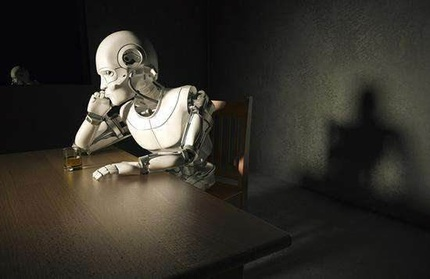
#> input picture ai.jpg, 430 x 279 px, shrunk from 550 x 357 before the run
$ jupyter execute opencv_python_4.ipynb   (shell and % lines are left out)
#> lines starting #> are read from the running program, lines starting #| are printed output that depends on the picture
[cell 1]
from matplotlib import pyplot as plt
import cv2
import numpy as np

## 图像平滑、模糊处理

> 消除图像中的噪声成分叫作图像的平滑化或滤波操作

“平滑处理“（smoothing）也称“模糊处理”（bluring），使用频率很高的图像处理方法。平滑处理的用途有很多，最常见的是用来减少图像上的噪点或者失真。在涉及到降低图像分辨率时，平滑处理是非常好用的方法。

https://docs.opencv.org/3.4.2/d4/d13/tutorial_py_filtering.html#gsc.tab=0

使用低通滤波器可以达到图像模糊的目的。这对与去除噪音很有帮助。其实就是去除图像中的高频成分（比如：噪音，边界）。所以边界也会被模糊一点。

OpenCV 提供了四种模糊技术：

1. 图像均值平滑滤波 cv2.blur()

    * 均值滤波是典型的线性滤波算法，它是指在图像上对目标像素给一个模板，该模板包括了其周围的临近像素（以目标象素为中心的周围8个像素，构成一个滤波模板，即去掉目标像素本身），再用模板中的全体像素的平均值来代替原来像素值。平均是由一个归一化卷积框完成的。只是用卷积框覆盖区域所有像素的平均值来代替中心元素。
    *均值滤波本身存在着固有的缺陷，即它不能很好地保护图像细节，在图像去噪的同时也破坏了图像的细节部分，从而使图像变得模糊，不能很好地去除噪声点。*

     > dst = cv.blur(src, ksize[, dst[, anchor[, borderType]]])

     * src：图像矩阵
     * ksize：滤波窗口尺寸

     ```
     src input image; it can have any number of channels, which are processed independently,
     but the depth  should be CV_8U, CV_16U, CV_16S, CV_32F or CV_64F.
     dst	output image of the same size and type as src.
     ksize	blurring kernel size.
     anchor	anchor point; default value Point(-1,-1) means that the anchor is at the kernel center.
     borderType	border mode used to extrapolate pixels outside of the image, see BorderTypes
     ```

2. 高斯滤波 cv2.GaussianBlur()

    * 高斯滤波是一种线性平滑滤波，适用于消除高斯噪声，高斯滤波就是对整幅图像进行加权平均的过程，每一个像素点的值，都由其本身和邻域内的其他像素值经过加权平均后得到。高斯滤波的具体操作是：用一个模板（或称卷积、掩模）扫描图像中的每一个像素，用模板确定的邻域内像素的加权平均灰度值去替代模板中心像素点的值。
    * 高斯滤波后图像被平滑的程度取决于标准差。它的输出是领域像素的加权平均，同时离中心越近的像素权重越高。因此，相对于均值滤波（mean filter）它的平滑效果更柔和，而且边缘保留的也更好。
    **高斯矩阵的尺寸越大，标准差越大，处理过的图像模糊程度越大。**

    > dst = cv.GaussianBlur(src, ksize, sigmaX[, dst[, sigmaY[, borderType]]])

    * src: 图像矩阵
    * ksize: 滤波窗口尺寸
    * sigmax: 标准差


| parameter | desc |
| :----:  | ---- |
|src|	input image; the image can have any number of channels, which are processed independently, but the depth should be CV_8U, CV_16U, CV_16S, CV_32F or CV_64F.|
|dst	|output image of the same size and type as src.|
|ksize|	Gaussian kernel size. ksize.width and ksize.height can differ but they both must be positive and odd. Or, they can be zero's and then they are computed from sigma.|
|sigmaX	|Gaussian kernel standard deviation in X direction.|
|sigmaY	|Gaussian kernel standard deviation in Y direction; if sigmaY is zero, it is set to be equal to sigmaX, if both sigmas are zeros, they are computed from ksize.width and ksize.height, respectively (see getGaussianKernel for details); to fully control the result regardless of possible future modifications of all this semantics, it is recommended to specify all of ksize, sigmaX, and sigmaY.|
|borderType	|pixel extrapolation method, see BorderTypes|


   > 实现的函数是 cv2.GaussianBlur()。我们需要指定高斯核的宽和高（必须是奇数）。以及高斯函数沿 X，Y 方向的标准差。如果我们只指定了 X 方向的的标准差，Y 方向也会取相同值。如果两个标准差都是 0，那么函数会根据核函数的大小自己计算。高斯滤波可以有效的从图像中去除高斯噪音。

3. 中值滤波 cv2.medianBlur()

    * 中值滤波法是一种非线性平滑技术，它将每一像素点的灰度值设置为该点某邻域窗口内的所有像素点灰度值的中值。
    * 中值滤波是基于排序统计理论的一种能有效抑制噪声的非线性信号处理技术，中值滤波的基本原理是把数字图像或数字序列中一点的值用该点的一个邻域中各点值的中值代替，让周围的像素值接近的真实值，从而消除孤立的噪声点。
    * 方法是用某种结构的二维滑动模板，将板内像素按照像素值的大小进行排序，生成单调上升（或下降）的为二维数据序列。二维中值滤波输出为g（x,y）=med{f(x-k,y-l),(k,l∈W)} ，其中，f(x,y)，g(x,y)分别为原始图像和处理后图像。W为二维模板，通常为3*3，5*5区域，也可以是不同的的形状，如线状，圆形，十字形，圆环形等。

    > dst =	cv.medianBlur(src, ksize[, dst]	)

    * src：图像矩阵
    * ksize：滤波窗口尺寸
    ```
    src	input 1-, 3-, or 4-channel image; when ksize is 3 or 5, the image depth
            should be CV_8U, CV_16U, or CV_32F, for larger aperture sizes, it can only be CV_8U.
    dst	destination array of the same size and type as src.
    ksize	aperture linear size; it must be odd and greater than 1, for example: 3, 5, 7 ...
    ```

    * 用与卷积框对应像素的中值来替代中心像素的值。这个滤波器经常用来**去除椒盐噪声**。前面的滤波器都是用计算得到的一个新值来取代中心像素的值，而中值滤波是用中心像素周围（也可以使他本身）的值来取代他。他能有效的去除噪声。**卷积核的大小也应该是一个奇数。**
    * 虽然ksize（模板大小为ksize * ksize）越大可以有效的消除噪声，但是会使边界模糊，因此对ksize的选择直接影响图片的质量。


4. 双边滤波 cv2.bilateralFilter()

    * 双边滤波（Bilateral filter）是一种非线性的滤波方法，是结合图像的空间邻近度和像素值相似度的一种折衷处理，同时考虑空域信息和灰度相似性，达到*保边去噪*的目的。具有简单、非迭代、局部的特点。
    * 双边滤波器的好处是可以做边缘保存（edge preserving），一般过去用的维纳滤波或者高斯滤波去降噪，都会较明显地模糊边缘，对于高频细节的保护效果并不明显。**双边滤波器顾名思义比高斯滤波多了一个高斯方差sigma－d**，它是基于空间分布的高斯滤波函数，所以在边缘附近，离的较远的像素不会太多影响到边缘上的像素值，这样就保证了边缘附近像素值的保存。但是由于保存了过多的高频信息，对于彩色图像里的高频噪声，双边滤波器不能够干净的滤掉，只能够对于低频信息进行较好的滤波。

        * 高斯滤波器只考虑像素之间的空 间关系，而不会考虑像素值之间的关系（像素的相似度）。所以这种方法不会考虑一个像素是否位于边界。因此边界也会别模糊掉，而这正不是我们想要
        *  双边滤波在同时使用空间高斯权重和灰度值相似性高斯权重。空间高斯函 数确保只有邻近区域的像素对中心点有影响，灰度值相似性高斯函数确保只有与中心像素灰度值相近的才会被用来做模糊运算。所以这种方法会确保边界不会被模糊掉，因为边界处的灰度值变化比较大


    > dst =	cv.bilateralFilter(src, d, sigmaColor, sigmaSpace[, dst[, borderType]])

    * src：图像矩阵
    * d：邻域直径
    * sigmaColor：颜色标准差
    * sigmaSpace：空间标准差

    ```
    src	Source 8-bit or floating-point, 1-channel or 3-channel image.
    dst	Destination image of the same size and type as src .
    d	Diameter of each pixel neighborhood that is used during filtering. If it is non-positive, it is computed from sigmaSpace.
    sigmaColor	Filter sigma in the color space. A larger value of the parameter means that farther colors within the pixel neighborhood (see sigmaSpace) will be mixed together, resulting in larger areas of semi-equal color.
    sigmaSpace	Filter sigma in the coordinate space. A larger value of the parameter means that farther pixels will influence each other as long as their colors are close enough (see sigmaColor ). When d>0, it specifies the neighborhood size regardless of sigmaSpace. Otherwise, d is proportional to sigmaSpace.
    borderType	border mode used to extrapolate pixels outside of the image, see BorderTypes
    ```

 * 函数 cv2.bilateralFilter() 能在保持边界清晰的情况下有效的去除噪音。但是这种操作与其他滤波器相比会比较慢。我们已经知道高斯滤波器是求中心点邻近区域像素的高斯加权平均值。这种高斯滤波器只考虑像素之间的空间关系，而不会考虑像素值之间的关系（像素的相似度）。所以这种方法不会考虑一个像素是否位于边界。因此边界也会别模糊掉，而这正不是我们想要。双边滤波在同时使用空间高斯权重和灰度值相似性高斯权重。空间高斯函数确保只有邻近区域的像素对中心点有影响，灰度值相似性高斯函数确保只有与中心像素灰度值相近的才会被用来做模糊运算。所以这种方法会确保边界不会被模糊掉，因为边界处的灰度值变化比较大。

[cell 2]
# 均值平滑/滤波
from matplotlib import pyplot as plt
import cv2
import numpy as np

img = cv2.imread('ai.jpg')
#> img is the input picture: shape (279, 430, 3); mean B, G, R 42.8, 49.8, 52.8

# 用 np.hstack，将多个 均值平滑处理后的图像水平合并起来
blured = np.hstack([
        cv2.blur(img, (3,3)),
#         cv2.blur(img, (5,5)),
        cv2.blur(img, (7,7)),
        cv2.blur(img, (19,19))
    ])
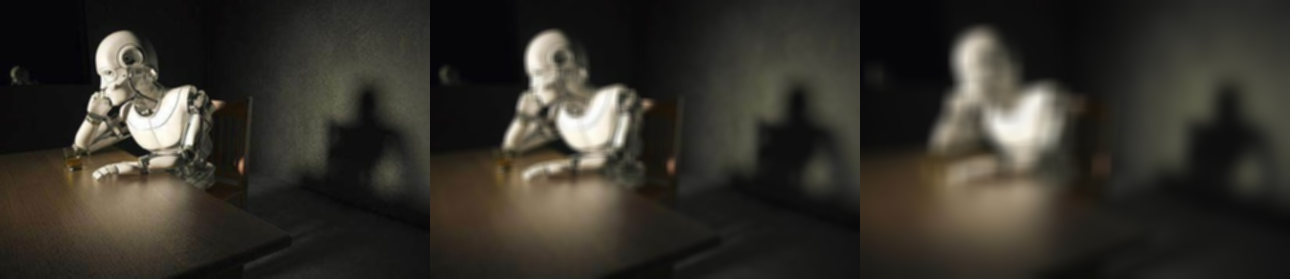
#> blured: shape (279, 1290, 3); mean B, G, R 42.8, 49.8, 52.8

plt.figure(figsize=(20, 8))

plt.imshow(blured[:,:,::-1])
# cv2.imwrite('blured.jpg', blured)
plt.show()

[cell 3]
# 高斯模糊 滤波
from matplotlib import pyplot as plt
import cv2
import numpy as np

img = cv2.imread('ai.jpg')

# 用 np.hstack，将多个 均值平滑处理后的图像水平合并起来
blured = np.hstack([
        # img, kernel, std
        cv2.GaussianBlur(img, (3,3), 0),
        cv2.GaussianBlur(img, (5,5), 0),
        cv2.GaussianBlur(img, (7,7), 0),
        cv2.GaussianBlur(img, (19,19), 0)
    ])
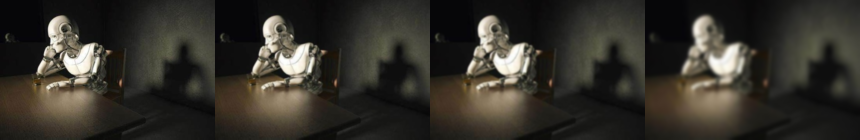
#> blured: shape (279, 1720, 3) (shown at 1/2 size); mean B, G, R 42.8, 49.8, 52.8

plt.figure(figsize=(20, 8))

plt.imshow(blured[:,:,::-1])
plt.show()

[cell 4]
# 均值滤波 去除椒盐噪声
from matplotlib import pyplot as plt
import cv2
import numpy as np

img = cv2.imread('salt_pepper.jpg')
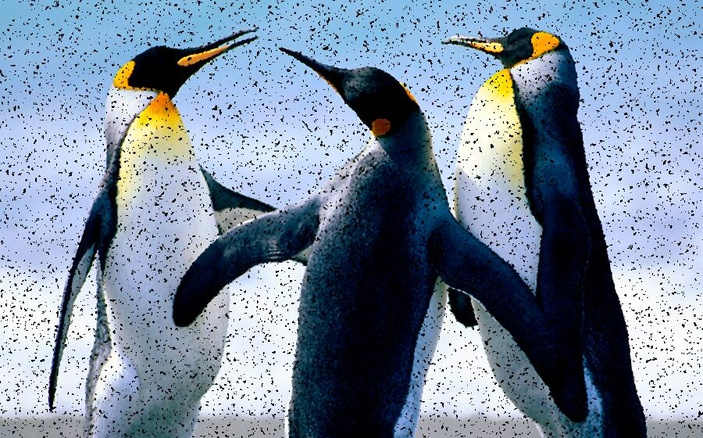
#> input picture salt_pepper.jpg, 703 x 438 px, shrunk from 900 x 560 before the run
#> img is the input picture: shape (438, 703, 3); mean B, G, R 158.9, 139.3, 123.5

# 用 np.hstack，将多个 均值平滑处理后的图像水平合并起来
blured = np.hstack([
        # img, kernel, std
        cv2.medianBlur(img, 1),
        cv2.medianBlur(img, 7),
        cv2.medianBlur(img, 9)
    ])
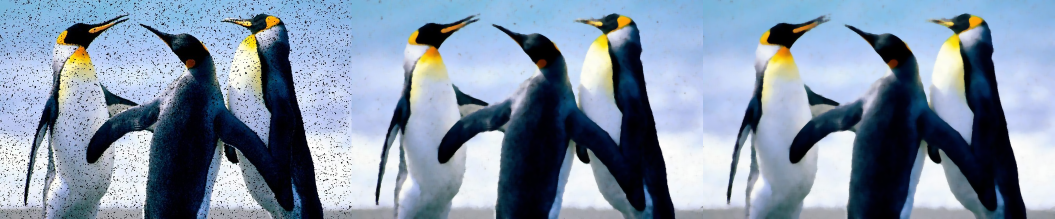
#> blured: shape (438, 2109, 3) (shown at 1/2 size); mean B, G, R 163.4, 143.5, 127.3

plt.figure(figsize=(20, 8))

plt.imshow(blured[:,:,::-1])
plt.show()

[cell 5]
# 双边滤波
from matplotlib import pyplot as plt
import cv2
import numpy as np

img = cv2.imread('nature.jpg')
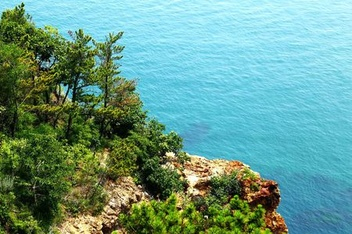
#> input picture nature.jpg, 352 x 234 px, shrunk from 450 x 300 before the run
#> img is the input picture: shape (234, 352, 3); mean B, G, R 139.4, 154.1, 103.2

# 用 np.hstack，将多个 均值平滑处理后的图像水平合并起来
blured = np.hstack([
#         img,
        # 9 邻域直径，两个 10 分别是空间高斯函数标准差，灰度值相似性高斯函数标准差
        cv2.bilateralFilter(img, 9, 5, 5),
        cv2.bilateralFilter(img, 9, 100, 150),
        cv2.bilateralFilter(img, 9, 50, 50)
    ])
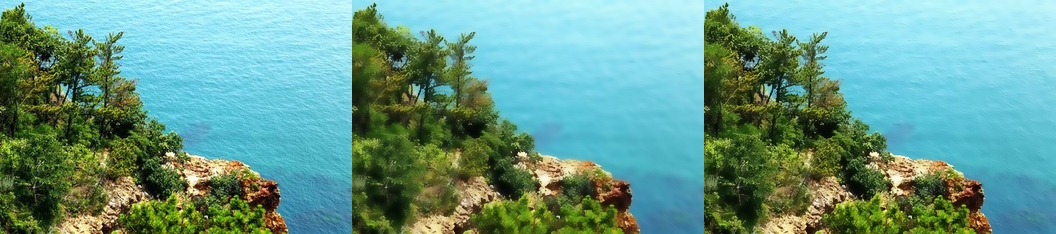
#> blured: shape (234, 1056, 3); mean B, G, R 139.2, 153.9, 103.1

plt.figure(figsize=(20, 10))

plt.imshow(blured[:,:,::-1])
plt.show()

### 加盐操作

#### 椒盐噪声和中值滤波
椒盐噪声（salt-and-pepper noise）是由图像传感器，传输信道，解码处理等产生的黑白相间的亮暗点噪声。

所谓椒盐，椒就是黑，盐就是白，椒盐噪声就是在图像上随机出现黑色白色的像素。椒盐噪声是一种因为信号脉冲强度引起的噪声，产生该噪声的算法也比较简单。

椒盐噪声往往由图像切割引起，去除脉冲干扰及椒盐噪声最常用的算法是中值滤波。大量的实验研究发现，由摄像机拍摄得到的图像受离散的脉冲、椒盐噪声和零均值的高斯噪声的影响较严重。噪声给图像处理带来很多困难，对图像分割、特征提取、图像识别等具有直接影响。因此，实时采集的图像需进行滤波处理。消除图像中的噪声成份叫做图像的平滑化或滤波操作。滤波的目的有两个：一是抽出对象的特征作为图像识别的特征模式；二是为适应计算机处理的要求，消除图像数字化时所混入的噪声。对滤波处理的要求有两条：一是不能损坏图像轮廓及边缘等重要信息；二是使图像清晰，视觉效果好。

我们使用信噪比（Signal NoiseRate）衡量图像噪声，图象的信噪比应该等于信号与噪声的功率谱之比，但通常功率谱难以计算，有一种方法可以近似估计图象信噪比，即信号与噪声的方差之比（其实在均值为零的情况下，功率就是方差）。首先计算图象所有像素的局部方差，将局部方差的最大值认为是信号方差，最小值是噪声方差，求出它们的比值，再转成dB数，最后用经验公式修正。

如果是灰度图像的话，SNR=（洁净图片中的像素点的灰度值之和）/abs（噪声图片的灰度值之和-洁净图片中的灰度值之和）为该图像的信噪比。

[cell 6]
from matplotlib import pyplot as plt
import cv2
import numpy as np
from copy import deepcopy


filename = "person.jpg"
winname = "figure"
img = cv2.imread(filename)
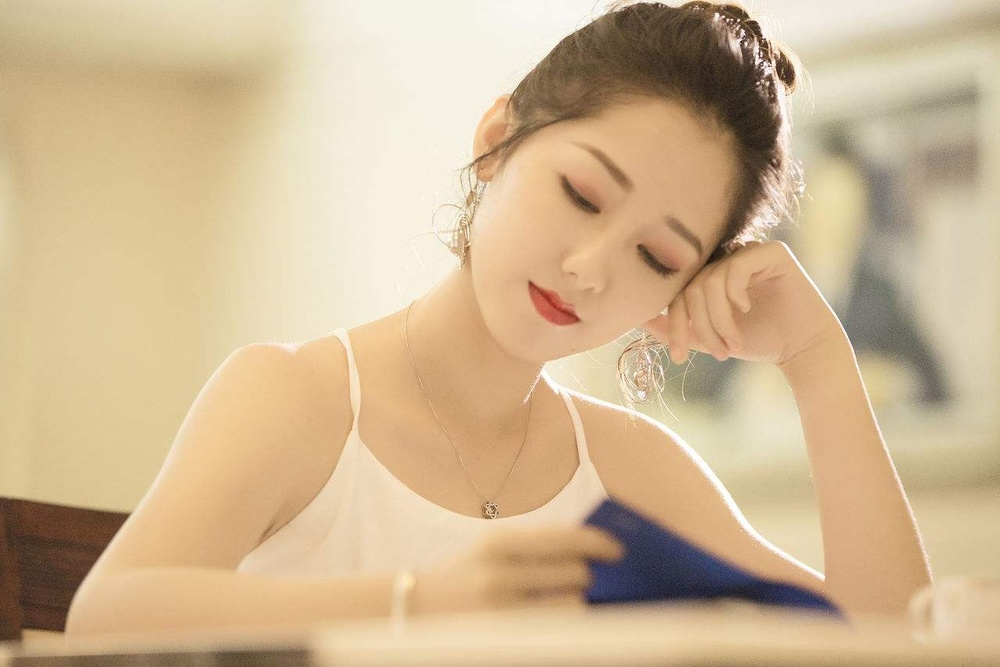
#> input picture person.jpg, 1000 x 667 px, shrunk from 1280 x 854 before the run
#> img is the input picture: shape (667, 1000, 3); mean B, G, R 146.8, 181.9, 207.1

def add_salt_noise(img, snr=0.5):
    # 指定信噪比
#> called with snr = 0.99
    SNR = snr
    # 获取总共像素个数
    size = img.size
#> size = 2001000
    # 因为信噪比是 SNR ，所以噪声占据百分之10，所以需要对这百分之10加噪声
    noiseSize = int(size * (1 - SNR))
#> noiseSize = 20010
    # 对这些点加噪声
    for k in range(0, noiseSize):
        # 随机获取 某个点
        xi = int(np.random.uniform(0, img.shape[1]))
        xj = int(np.random.uniform(0, img.shape[0]))
        # 增加噪声
        if img.ndim == 2:
            img[xj, xi] = 255
        elif img.ndim == 3:
            img[xj, xi] = 0
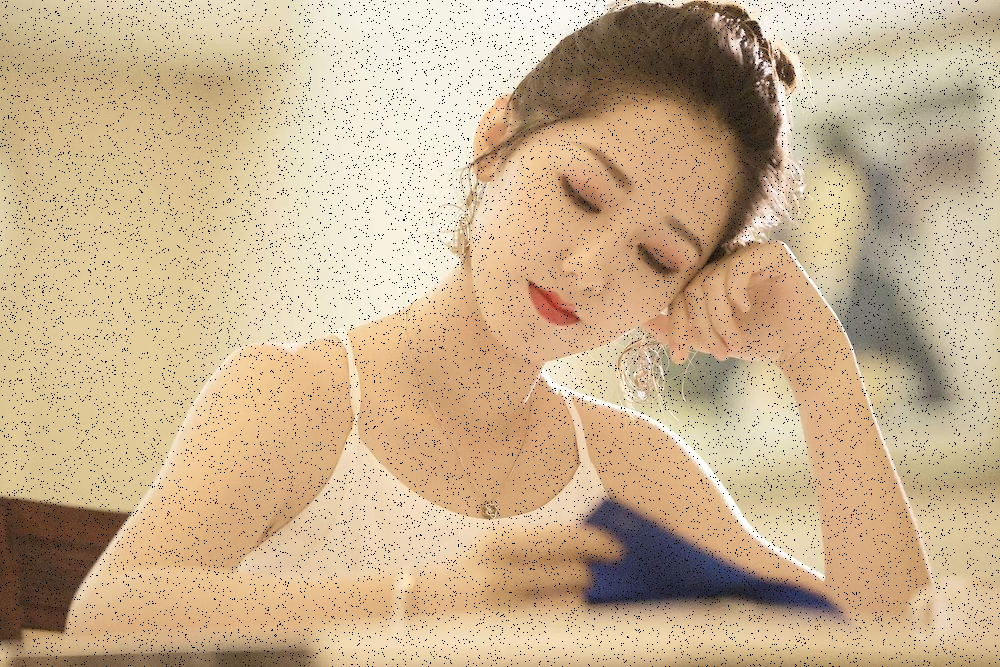
#> img: shape (667, 1000, 3); mean B, G, R 142.5, 176.5, 200.9
    return img

img_demo = deepcopy(img)
img_salt = add_salt_noise(img_demo, snr=0.99)
img_medianblur = cv2.medianBlur(img, 11)

img_all = np.hstack([
    img, img_salt, img_medianblur
])
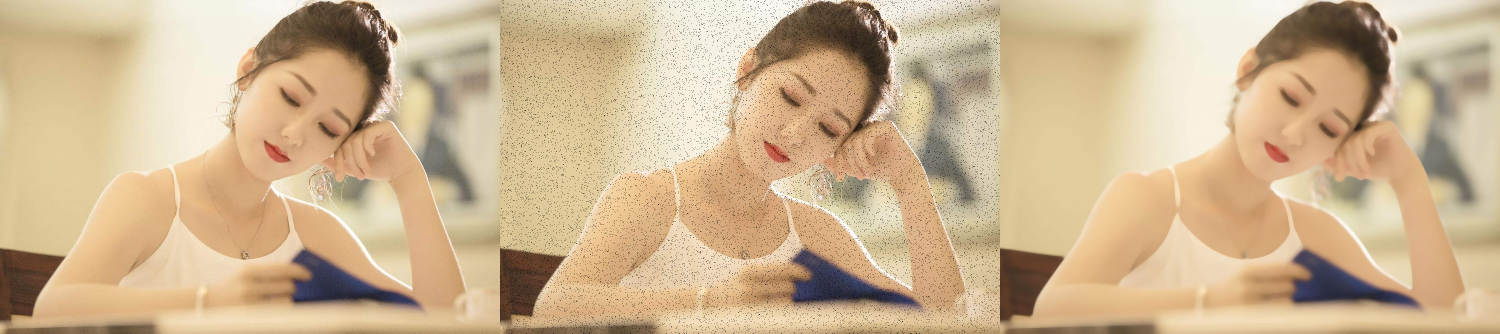
#> img_all: shape (667, 3000, 3) (shown at 1/2 size); mean B, G, R 145.4, 180.1, 205.1

plt.figure(figsize=(20,10))
plt.imshow(img_all[:,:,::-1])
plt.show()
